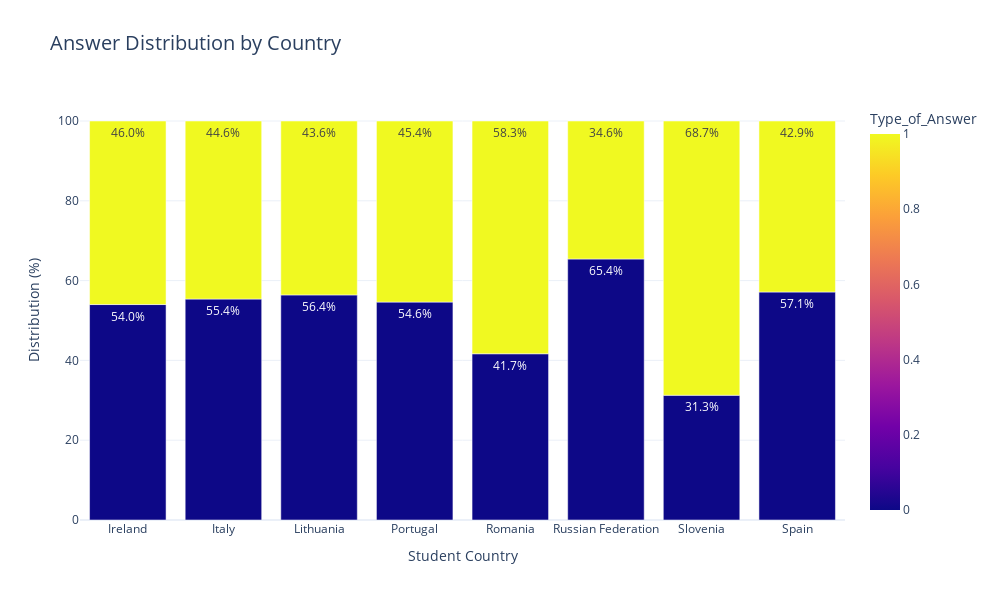

Notebook cell for this chart:
### Markdown cell above
c. How does the distribution of correct vs incorrect answers vary by country?

### Code cell
#Distribution of correct vs incorrect answers by country

answer_distribution = (
    df.groupby(["Student_Country", "Type_of_Answer"]).size().reset_index(name="Count")
)

answer_distribution["Total"] = answer_distribution.groupby("Student_Country")["Count"].transform("sum")
answer_distribution["Percentage"] = (answer_distribution["Count"] / answer_distribution["Total"]) * 100

# Plot 100% stacked bar chart
fig = px.bar(
    answer_distribution,
    x="Student_Country",
    y="Percentage",
    color="Type_of_Answer",
    text="Percentage",
    title="Answer Distribution by Country",
    #labels={"Percentage": "Percentage (%)", "Student_Country": "Country"},
    height= 600,
    width= 1000
)

# Customize bar chart
fig.update_traces(
    texttemplate="%{text:.1f}%",  # Format percentages inside bars
    textposition="inside",
)

fig.update_layout(
    yaxis_title="Distribution (%)",
    xaxis_title="Student Country",
    barmode="stack",  # 100% stacked bar
    title_font_size=20,
    legend_title_text="Answer Type",
    template="plotly_white",
)

fig.show()

### Figure 1 — Plotly figure (JSON) as saved in the notebook; plotly's stock layout.template omitted (floating-point values rounded to 4 significant figures)
{"data": [{"alignmentgroup": "True", "hovertemplate": "Student_Country=%{x}<br>Percentage=%{text}<br>Type_of_Answer=%{marker.color}<extra></extra>", "legendgroup": "", "marker": {"color": [0, 1, 0, 1, 0, 1, 0, 1, 0, 1, 0, 1, 0, 1, 0, 1], "coloraxis": "coloraxis", "pattern": {"shape": ""}}, "name": "", "offsetgroup": "", "orientation": "v", "showlegend": false, "text": [54, 46, 55.38, 44.62, 56.41, 43.59, 54.61, 45.39, 41.67, 58.33, 65.42, 34.58, 31.26, 68.74, 57.14, 42.86], "textposition": "inside", "texttemplate": "%{text:.1f}%", "type": "bar", "x": ["Ireland", "Ireland", "Italy", "Italy", "Lithuania", "Lithuania", "Portugal", "Portugal", "Romania", "Romania", "Russian Federation", "Russian Federation", "Slovenia", "Slovenia", "Spain", "Spain"], "xaxis": "x", "y": [54, 46, 55.38, 44.62, 56.41, 43.59, 54.61, 45.39, 41.67, 58.33, 65.42, 34.58, 31.26, 68.74, 57.14, 42.86], "yaxis": "y"}], "layout": {"barmode": "stack", "coloraxis": {"colorbar": {"title": {"text": "Type_of_Answer"}}, "colorscale": [[0, "#0d0887"], [0.1111, "#46039f"], [0.2222, "#7201a8"], [0.3333, "#9c179e"], [0.4444, "#bd3786"], [0.5556, "#d8576b"], [0.6667, "#ed7953"], [0.7778, "#fb9f3a"], [0.8889, "#fdca26"], [1, "#f0f921"]]}, "height": 600, "legend": {"title": {"text": "Answer Type"}, "tracegroupgap": 0}, "title": {"font": {"size": 20}, "text": "Answer Distribution by Country"}, "width": 1000, "xaxis": {"anchor": "y", "domain": [0, 1], "title": {"text": "Student Country"}}, "yaxis": {"anchor": "x", "domain": [0, 1], "title": {"text": "Distribution (%)"}}}}
